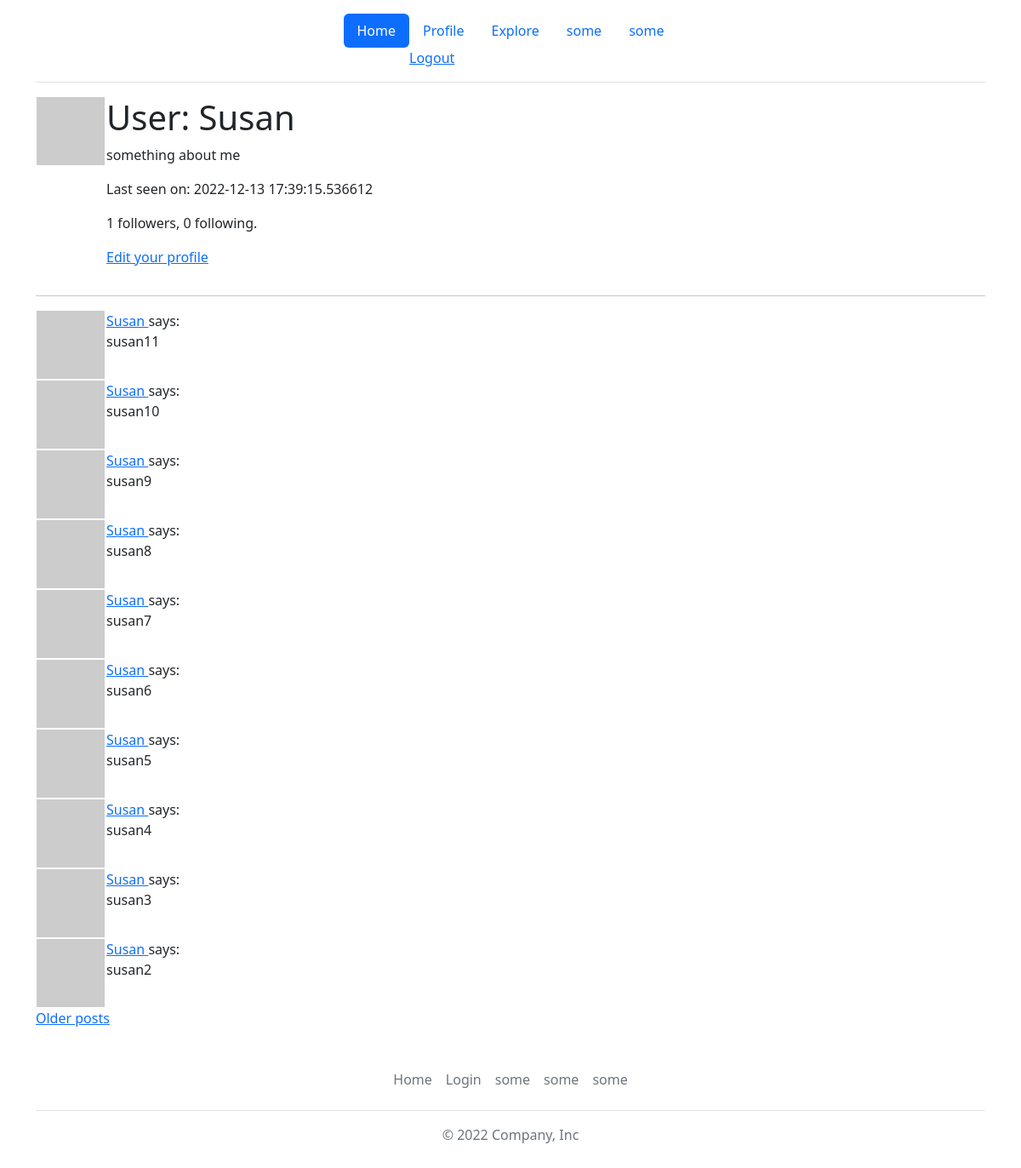
The page /user/Susan (signed in) on the database its author committed.
### app/models.py (models this page shows, shortened)
class User(UserMixin, db.Model):
    id = db.Column(db.Integer, primary_key=True)
    username = db.Column(db.String(64), index=True, unique=True)
    email = db.Column(db.String(120), index=True, unique=True)
    password_hash = db.Column(db.String(128))
    posts = db.relationship('Post', backref='author', lazy='dynamic')
    about_me = db.Column(db.String(140))
    last_seen = db.Column(db.DateTime, default=datetime.utcnow)
    followed = db.relationship(
        'User', secondary=followers,
        primaryjoin=(followers.c.follower_id == id),
        secondaryjoin=(followers.c.followed_id == id),
        backref=db.backref('followers', lazy='dynamic'), lazy='dynamic')
    def avatar(self, size):
        digest = md5(self.email.lower().encode('utf-8')).hexdigest()
        return 'https://www.gravatar.com/avatar/{}?id=identicon&s={}'.format(digest, size)

class Post(db.Model):
    id = db.Column(db.Integer, primary_key=True)
    body = db.Column(db.String(140))
    timestamp = db.Column(db.DateTime, index=True, default=datetime.utcnow)
    user_id = db.Column(db.Integer, db.ForeignKey('user.id'))

### app/routes.py (the view)
@app.route('/user/<username>')
@login_required
def user(username):
    user = User.query.filter_by(username=username).first_or_404()
    page = request.args.get('page', 1, type=int)
    posts = user.posts.order_by(Post.timestamp.desc()).paginate(
        page=page, per_page=app.config['POSTS_PER_PAGE'], error_out=False)
    next_url = url_for('user', username=user.username, page=posts.next_num) \
        if posts.has_next else None
    prev_url = url_for('user', username=user.username, page=posts.prev_num) \
        if posts.has_prev else None
    form = EmptyForm()
    return render_template('user.html', user=user, posts=posts.items,
                           next_url=next_url, prev_url=prev_url, form=form)

### app/models.py (called while the page is built)
@login.user_loader
def load_user(id):
    return User.query.get(int(id))

### app/routes.py (called while the page is built)
@app.before_request
def before_request():
    if current_user.is_authenticated:
        current_user.last_seen = datetime.utcnow()
        db.session.commit()

### app/templates/user.html (shortened to what this page needs)
{% extends "base.html" %}
{% block content %}
    <table>
        <tr valign="top">
            <td><img src="{{ user.avatar(128) }}"></td>
            <td>
                <h1>
                    User: {{ user.username }}
                </h1>
                {% if user.about_me %}
                <p>{{ user.about_me }}</p>
                {% endif %}
                {% if user.last_seen %}
                <p>Last seen on: {{ user.last_seen }}</p>
                {% endif %}
                <p>
                    {{ user.followers.count() }} followers, {{ user.followed.count() }} following.
                </p>
                {% if user == current_user %}
                <p>
                    <a href="{{ url_for('edit_profile') }}">Edit your profile</a>
                </p>
                {% endif %}
            </td>
        </tr>
    </table>
    <hr>
    {% for post in posts %}
        {% include '_post.html' %}
    {% endfor %}
    {% if next_url %}
    <a href="{{ next_url }}">Older posts</a>
    {% endif %}
{% endblock %}

### app/templates/_post.html
<table>
    <tr valign="top">
        <td><img src="{{ post.author.avatar(36) }}"></td>
        <td>
            <a href="{{ url_for('user', username=post.author.username) }}">
                {{ post.author.username }}
            </a>
            says:<br>{{ post.body }}
        </td>
    </tr>
</table>

### rows shown on the page
User: username "Susan", about_me "something about me", last_seen "2022-12-13 17:39:15.536612"
Post: author.username "Susan", body "susan11"
Post: author.username "Susan", body "susan10"
Post: author.username "Susan", body "susan9"
Post: author.username "Susan", body "susan8"
Post: author.username "Susan", body "susan7"
Post: author.username "Susan", body "susan6"
Post: author.username "Susan", body "susan5"
Post: author.username "Susan", body "susan4"
Post: author.username "Susan", body "susan3"
Post: author.username "Susan", body "susan2"

### other values the page prints
{{ user.followers.count() }} "1"
{{ user.followed.count() }} "0"
